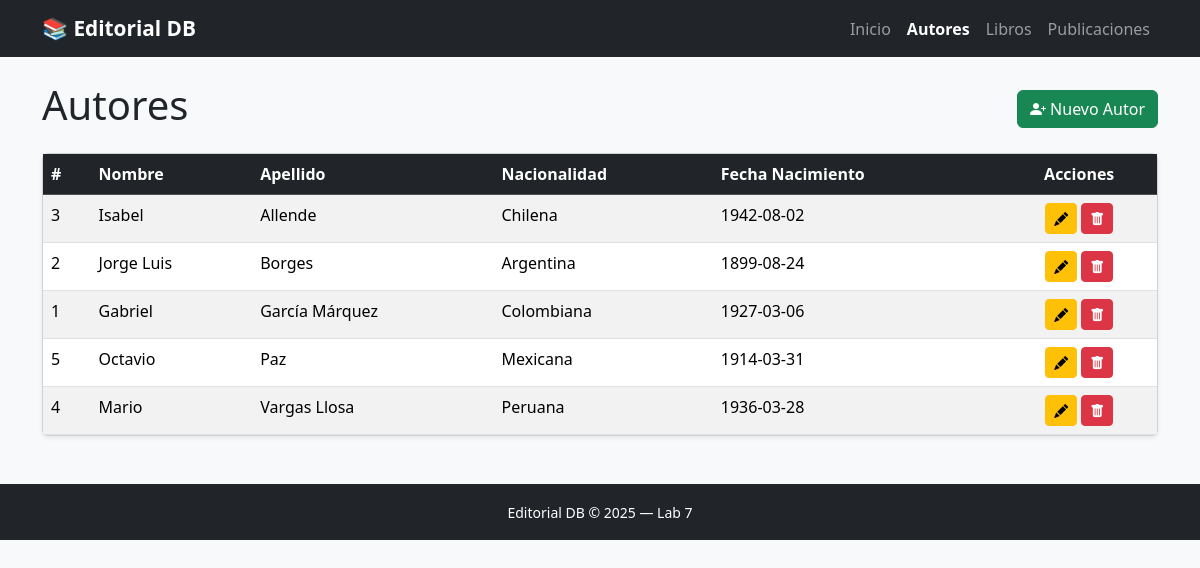
/autores/index.php, run on the app's committed database.
### tables this page shows
CREATE TABLE autores (
    id               INT           AUTO_INCREMENT PRIMARY KEY,
    nombre           VARCHAR(100)  NOT NULL,
    apellido         VARCHAR(100)  NOT NULL,
    nacionalidad     VARCHAR(100),
    fecha_nacimiento DATE
);

### autores/index.php (the view, shortened to what this page needs)
<?php
require_once '../includes/header.php';
$conn = getConnection();
$autores = $conn->query("SELECT * FROM autores ORDER BY apellido, nombre");
?>
<div class="d-flex justify-content-between align-items-center mb-3">
    <h1>Autores</h1>
    <a href="crear.php" class="btn btn-success">
        <i class="bi bi-person-plus-fill me-1"></i>Nuevo Autor
    </a>
</div>
<div class="card shadow-sm">
    <div class="card-body p-0">
        <table class="table table-hover table-striped mb-0">
            <thead class="table-dark">
                <tr>
                    <th>#</th>
                    <th>Nombre</th>
                    <th>Apellido</th>
                    <th>Nacionalidad</th>
                    <th>Fecha Nacimiento</th>
                    <th class="text-center">Acciones</th>
                </tr>
            </thead>
            <tbody>
<?php if ($autores && $autores->num_rows > 0): ?>
<?php   while ($a = $autores->fetch_assoc()): ?>
                <tr>
                    <td><?= $a['id'] ?></td>
                    <td><?= htmlspecialchars($a['nombre']) ?></td>
                    <td><?= htmlspecialchars($a['apellido']) ?></td>
                    <td><?= htmlspecialchars($a['nacionalidad'] ?? '—') ?></td>
                    <td><?= $a['fecha_nacimiento'] ? htmlspecialchars($a['fecha_nacimiento']) : '—' ?></td>
                    <td class="text-center">
                        <a href="editar.php?id=<?= $a['id'] ?>" class="btn btn-warning btn-sm">
                            <i class="bi bi-pencil-fill"></i>
                        </a>
                        <form method="POST" action="eliminar.php" class="d-inline"
                              onsubmit="return confirm('¿Eliminar al autor <?= htmlspecialchars(addslashes($a['nombre'].' '.$a['apellido'])) ?>?')">
                            <button type="submit" class="btn btn-danger btn-sm">
                                <i class="bi bi-trash-fill"></i>
                            </button>
                        </form>
                    </td>
                </tr>
<?php   endwhile; ?>
<?php else: ?>
                <tr><td colspan="6" class="text-center text-muted">No hay autores registrados.</td></tr>
<?php endif; ?>
            </tbody>
        </table>
    </div>
</div>
<?php require_once '../includes/footer.php'; ?>

### includes/header.php (style rules this page uses)
body { background-color: #f8f9fa; }

### data on the page
autores: id "3", nombre "Isabel", apellido "Allende", nacionalidad "Chilena", fecha_nacimiento "1942-08-02"
autores: id "2", nombre "Jorge Luis", apellido "Borges", nacionalidad "Argentina", fecha_nacimiento "1899-08-24"
autores: id "1", nombre "Gabriel", apellido "García Márquez", nacionalidad "Colombiana", fecha_nacimiento "1927-03-06"
autores: id "5", nombre "Octavio", apellido "Paz", nacionalidad "Mexicana", fecha_nacimiento "1914-03-31"
autores: id "4", nombre "Mario", apellido "Vargas Llosa", nacionalidad "Peruana", fecha_nacimiento "1936-03-28"

### other printed values
$link['label'] "Inicio"
$link['label'] "Autores"
$link['label'] "Libros"
$link['label'] "Publicaciones"
